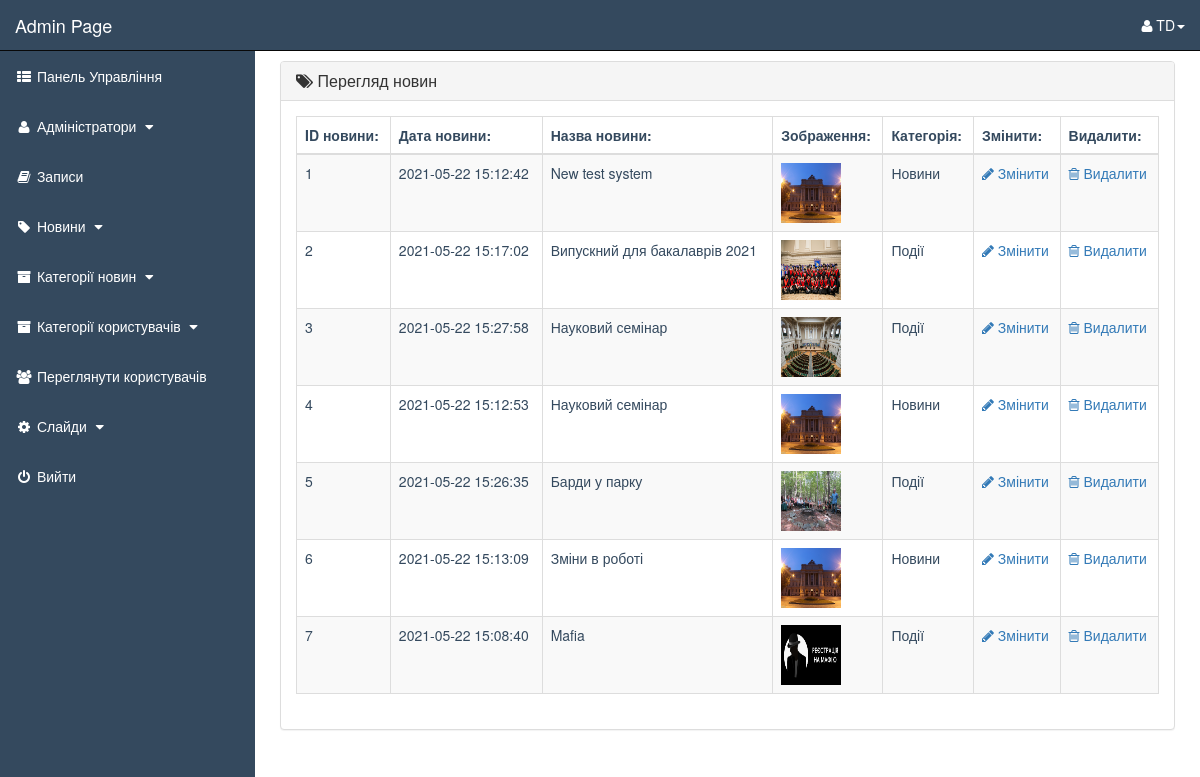
The app's page /admin_area/index.php?view_products (signed in), older data.
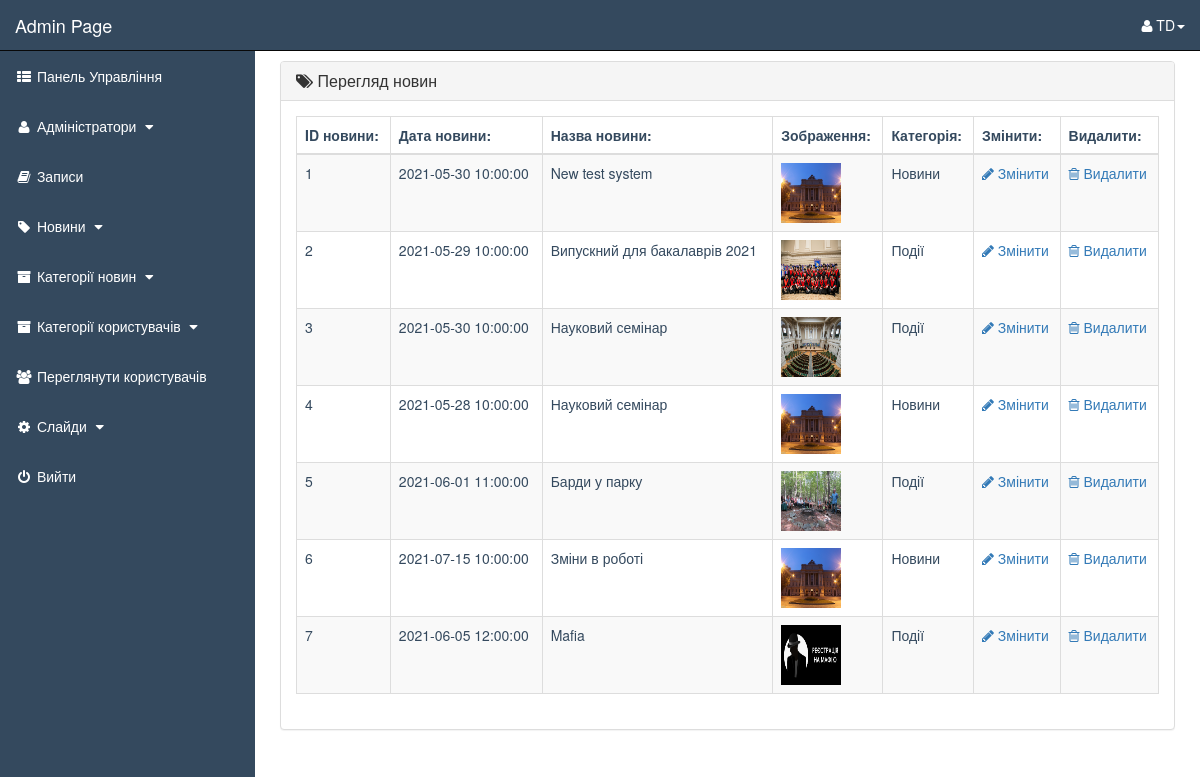
The same page, newer data.
### tables this page shows
CREATE TABLE `events` (
  `event_id` int(10) NOT NULL,
  `e_cat_id` int(10) NOT NULL,
  `cat_id` int(10) NOT NULL,
  `date` timestamp NOT NULL DEFAULT current_timestamp() ON UPDATE current_timestamp(),
  `event_title` text NOT NULL,
  `event_img1` text NOT NULL,
  `event_keywords` text NOT NULL,
  `event_desc` text NOT NULL
);

CREATE TABLE `event_categories` (
  `e_cat_id` int(10) NOT NULL,
  `e_cat_title` text NOT NULL,
  `e_cat_desc` text NOT NULL
);

### admin_area/view_products.php (the view, shortened to what this page needs)
<?php
    if(!isset($_SESSION['admin_email'])){
        echo "<script>window.open('login.php','_self')</script>";
    }else{
?>
<div class="row">
    <div class="col-lg-12">
    </div>
</div>
<div class="row">
    <div class="col-lg-12">
        <div class="panel panel-default">
            <div class="panel-heading">
               <h3 class="panel-title">
                   <i class="fa fa-tags"></i>  Перегляд новин
               </h3>
            </div>
            <div class="panel-body">
                <div class="table-responsive">
                    <table class="table table-striped table-bordered table-hover">
                        <thead>
                            <tr>
                                <th> ID новини: </th>
                                <th> Дата новини: </th>
                                <th> Назва новини: </th>
                                <th> Зображення: </th>
                                <th> Категорія: </th>
                                <th> Змінити: </th>
                                <th> Видалити: </th>
                            </tr>
                        </thead>
                        <tbody>
                            <?php
                                $get_pro = "select * from events";
                                $run_pro = mysqli_query($con,$get_pro);
                                while($row_pro=mysqli_fetch_array($run_pro)){
                                    $event_id = $row_pro['event_id'];
                                    $event_date = $row_pro['date'];
                                    $event_title = $row_pro['event_title'];
                                    $event_img1 = $row_pro['event_img1'];
                                    $event_e_cat_id = $row_pro['e_cat_id'];
                                    $get_e_cat_id = "select * from event_categories where e_cat_id='$event_e_cat_id'";
                                    $run_e_cat_id = mysqli_query($con,$get_e_cat_id);
                                    while($row_e_cat_id = mysqli_fetch_array($run_e_cat_id)){
                                        $event_category = $row_e_cat_id['e_cat_title'];
                                    }
                            ?>
                            <tr>
                                <td> <?php echo $event_id; ?> </td>
                                <td> <?php echo $event_date ?> </td>
                                <td> <?php echo $event_title; ?> </td>
                                <td> <img src="product_images/<?php echo $event_img1; ?>" width="60" height="60"></td>
                                <td> <?php echo $event_category; ?> </td>
                                <td>
                                     <a href="index.php?edit_product=<?php echo $event_id; ?>">
                                        <i class="fa fa-pencil"></i> Змінити
                                     </a>
                                </td>
                                <td>
                                     <a href="index.php?delete_product=<?php echo $event_id; ?>">
                                        <i class="fa fa-trash-o"></i> Видалити
                                     </a>
                                </td>
                            </tr>
                            <?php } ?>
                        </tbody>
                    </table>
                </div>
            </div>
        </div>
    </div>
</div>
<?php } ?>

### admin_area/index.php (shortened to what this page needs)
<?php
    include("includes/db.php");
    if(!isset($_SESSION['admin_email'])){
        echo "<script>window.open('login.php','_self')</script>";
    }else{
        $admin_session = $_SESSION['admin_email'];
        $get_admin = "select * from admins where admin_email='$admin_session'";
        $run_admin = mysqli_query($con,$get_admin);
        $row_admin = mysqli_fetch_array($run_admin);
        $admin_name = $row_admin['admin_name'];
?>
<!DOCTYPE html>
<html lang="en">
<head>
    <link rel="stylesheet" href="css/bootstrap-337.min.css">
    <link rel="stylesheet" href="font-awsome/css/font-awesome.min.css">
    <link rel="stylesheet" href="css/style1.css">
</head>
    <div id="wrapper">
       <?php include("includes/sidebar.php"); ?>
        <div id="page-wrapper">
            <div class="container-fluid">
                <?php
                    if(isset($_GET['dashboard'])){
                        include("dashboard.php");
                }   if(isset($_GET['insert_product'])){
                        include("insert_product.php");
                }   if(isset($_GET['view_products'])){
                        include("view_products.php");
                }   if(isset($_GET['delete_product'])){
                        include("delete_product.php");
                }   if(isset($_GET['edit_product'])){
                        include("edit_product.php");
                }
                ?>
            </div>
        </div>
    </div>
</body>
</html>
<?php } ?>

### admin_area/includes/sidebar.php (shortened to what this page needs)
<?php
    if(!isset($_SESSION['admin_email'])){
        echo "<script>window.open('../login.php','_self')</script>";
    }else{
?>
<nav class="navbar navbar-inverse navbar-fixed-top">
    <div class="navbar-header">
        <a href="index.php?dashboard" class="navbar-brand">Admin Page</a>
    </div>
    <ul class="nav navbar-right top-nav">
        <li class="dropdown">
            <a href="#" class="dropdown-toggle" data-toggle="dropdown">
                <i class="fa fa-user"></i></i> <?php echo $admin_name;  ?><b class="caret"></b>
            </a>
        </li>
    </ul>
    <div class="collapse navbar-collapse navbar-ex1-collapse">
        <ul class="nav navbar-nav side-nav">
            <li>
                <a href="index.php?dashboard">
                    <i class="fa fa-fw fa-th-list"></i> Панель Управління
                </a>
            </li>
            <li>
                <a href="#" data-toggle="collapse" data-target="#users">
                    <i class="fa fa-fw fa-user "></i> Адміністратори
                    <i class="fa fa-fw fa-caret-down"></i>
                </a>
            </li>
            <li>
                <a href="index.php?view_orders">
                    <i class="fa fa-fw fa-book"></i> Записи
                </a>
            </li>
            <li>
                <a href="#" data-toggle="collapse" data-target="#products">
                        <i class="fa fa-fw fa-tag"></i> Новини
                        <i class="fa fa-fw fa-caret-down"></i>
                </a>
             </li>
            <li>
                <a href="#" data-toggle="collapse" data-target="#p_cat">
                        <i class="fa fa-fw fa-archive"></i> Категорії новин
                        <i class="fa fa-fw fa-caret-down"></i>
                </a>
            </li>
            <li>
                <a href="#" data-toggle="collapse" data-target="#cat">
                        <i class="fa fa-fw fa-archive"></i> Категорії користувачів
                        <i class="fa fa-fw fa-caret-down"></i>
                </a>
            </li>
            <li>
                <a href="index.php?view_customers">
                    <i class="fa fa-fw fa-users"></i> Переглянути користувачів
                </a>
            </li>
            <li>
                <a href="#" data-toggle="collapse" data-target="#slides">
                        <i class="fa fa-fw fa-gear"></i> Слайди
                        <i class="fa fa-fw fa-caret-down"></i>
                </a>
            </li>
            <li>
                <a href="logout.php">
                    <i class="fa fa-fw fa-power-off"></i> Вийти
                </a>
            </li>
        </ul>
    </div>
</nav>
<?php } ?>

### admin_area/css/style1.css (style rules this page uses)
#wrapper { padding-left: 0px; }
#page-wrapper { width: 100%; padding: 0; color:#34495E ; }
@media (min-width: 768px) { #wrapper { padding-left: 255px; } }
@media (min-width: 768px) { #page-wrapper { padding: 10px; } }
.navbar { color: #ffffff !important; background-color: #34495E; }
.navbar-header>a { color: #ffffff !important; }
.top-nav>li { display: inline-block; }
.top-nav>li>a { color: #ffffff !important; line-height: 20px; padding-top: 15px; padding-bottom: 15px; }
@media (min-width: 768px) { .side-nav { position: fixed; top: 51px; bottom: 0; width: 255px; overflow-y: auto; overflow-x: hidden; background-color: #34495E; padding-bottom: 40px; border-radius: 0; } }
@media (min-width: 768px) { .side-nav>li>a { color: #ffffff; width: 255px; } }
.dropdown { margin-right: 15px; }
.side-nav>li>a { color: #ffffff !important; }

Row changes from the older to the newer data that the page shows:
changed events "New test system": date "2021-05-22 15:12:42" → "2021-05-30 10:00:00"
changed events "Випускний для бакалаврів 2021": date "2021-05-22 15:17:02" → "2021-05-29 10:00:00"
changed events id 3: date "2021-05-22 15:27:58" → "2021-05-30 10:00:00"
changed events id 4: date "2021-05-22 15:12:53" → "2021-05-28 10:00:00"
changed events "Барди у парку": date "2021-05-22 15:26:35" → "2021-06-01 11:00:00"
changed events "Зміни в роботі": date "2021-05-22 15:13:09" → "2021-07-15 10:00:00"
changed events "Mafia": date "2021-05-22 15:08:40" → "2021-06-05 12:00:00"
